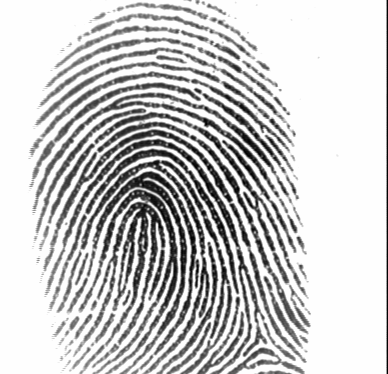
%> input picture BiometricsPPCU2020_lab02/102_6.tif, 388 x 374 px
$ octave fingerprints_out.m   (GNU Octave 9; MATLAB toolbox functions it lacks are replaced by stand-ins)
%> lines starting %> are read from the running program, lines starting %| are printed output that depends on the picture; in (x1, y1, x2, y2) boxes, pixels count from 0 and x2, y2 are one past the last pixel; in counts of white or black regions, pixels touching at a corner belong together; the program's own positions count from 1
### BiometricsPPCU2020_lab02/apply_gabor_kernel.m
function [out_img] = apply_gabor_kernel(in_img, gb_r, gb_i)
    filtered_r = conv2(in_img, gb_r, 'valid');
    filtered_i = conv2(in_img, gb_i, 'valid');
    out_img = sqrt((filtered_r.^2 + filtered_i.^2)/2);
end

%T핦L핹: title(strcat('valami es ', num2str(index), ' resz'))

### BiometricsPPCU2020_lab02/bradley.m
%BRADLEY local thresholding.
%   BW = BRADLEY(IMAGE) performs local thresholding of a two-dimensional
%   array IMAGE with Bradley method. The key idea of the algorithm is that
%   every image's pixel is set to black if its brightness is T percent
%   lower than the average brightness of surrounding pixels in the window
%   of the specified size, otherwise it is set to white.
%
%   BW = BRADLEY(IMAGE, [M N], T, PADDING) performs local
%   thresholding with M-by-N neighbourhood (default is 15-by-15). The
%   default value for T is 10 and can be set in range 0..100. To deal with
%   border pixels the image is padded with one of PADARRAY options (default
%   is 'replicate').
%
%   Example
%   -------
%       imshow(bradley(imread('eight.tif'), [125 125], 10));
%
%   See also PADARRAY, RGB2GRRAY.

%   Contributed by Jan Motl (jan@motl.us)
%   $Revision: 1.1 $  $Date: 2015/04/19 17:03:01 $

function output = bradley(image, varargin)
% Initialization
numvarargs = length(varargin);      % only want 3 optional inputs at most
if numvarargs > 3
    error('myfuns:somefun2Alt:TooManyInputs', ...
     'Possible parameters are: (image, [m n], T, padding)');
end

optargs = {[15 15] 10 'replicate'}; % set defaults

optargs(1:numvarargs) = varargin;   % use memorable variable names
[window, T, padding] = optargs{:};


% Convert to double
image = double(image);

% Local mean
mean = averagefilter(image, window, padding);

% Initialize the output to white color
output = true(size(image));

% Set a pixel to black if the image brightness
% is below (100-T)% of the average neighbourhood brightness
output(image <= mean*(1-T/100)) = 0;
%imshow(image)

### BiometricsPPCU2020_lab02/get_gabor_kernel.m
function [gb_r, gb_i] = get_gabor_kernel(theta, sigma, gamma, lambda)
    [x, y] = meshgrid(-20:20);
    x_th = x*cos(theta)+y*sin(theta);
    y_th = -x*sin(theta)+y*cos(theta);

    gb_r = exp(-(x_th.^2 + gamma^2 * y_th.^2)/(2*sigma^2)) .* cos(2*pi*x_th/lambda);
    gb_i = exp(-(x_th.^2 + gamma^2 * y_th.^2)/(2*sigma^2)) .* sin(2*pi*x_th/lambda);
end

### BiometricsPPCU2020_lab02/fingerprints_out.m
close all;
clear;
clc;

original_img = imread('102_6.tif');
%> original_img is the input picture: size 374x388 uint8; min 1, max 254, mean 201.3
original_img = im2double(original_img);
%> original_img: size 374x388 double
original_img = original_img(:, 1:end-2);
%> original_img: size 374x386 double
img = imgaussfilt(original_img).*0.1; % 0.4 % 0.1
ramp = linspace(0, 0.85, size(img, 2)); % 0.55 % 0.85
%> ramp = 386 values from 0 to 0.85
img = img + repmat(ramp, size(img, 1), 1);

%%{
figure(1);
subplot(1, 2, 1);
imshow(original_img);
title('original image');
subplot(1, 2, 2);
imshow(img);
title('noisy image, this should be processed')
%%}

% ---
% please do not edit the code above, write your solution under this line,
% please handle original_img as unknown
% ---

figure(2);
hold on;
img_gabor = zeros();
for i = 0:7
%> this loop made 8 passes; what is shown inside it comes from the first
    [gb_r, gb_i] = get_gabor_kernel(i/8*pi, 3.8, 1.0, 8.5);
    out_img = apply_gabor_kernel(img, gb_r, gb_i);
    subplot(4, 4, i*2+1); %for the real parts
    imagesc(gb_r);
    title(strcat('real part of Gabor, theta=', num2str(i/8*pi)));
    colormap('gray'), axis equal;
    subplot(4, 4, i*2+2); %for the filtered image
    imagesc(out_img);
    title('result of the specific filtering');
    colormap('gray'), axis equal;
%> after `axis equal`:
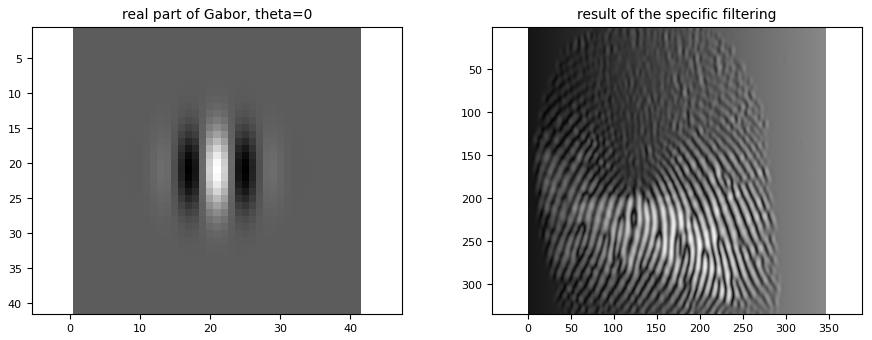
%> figure redrawn from the program's plot data, 2 panels

    img_gabor = img_gabor+out_img;%sum up
end
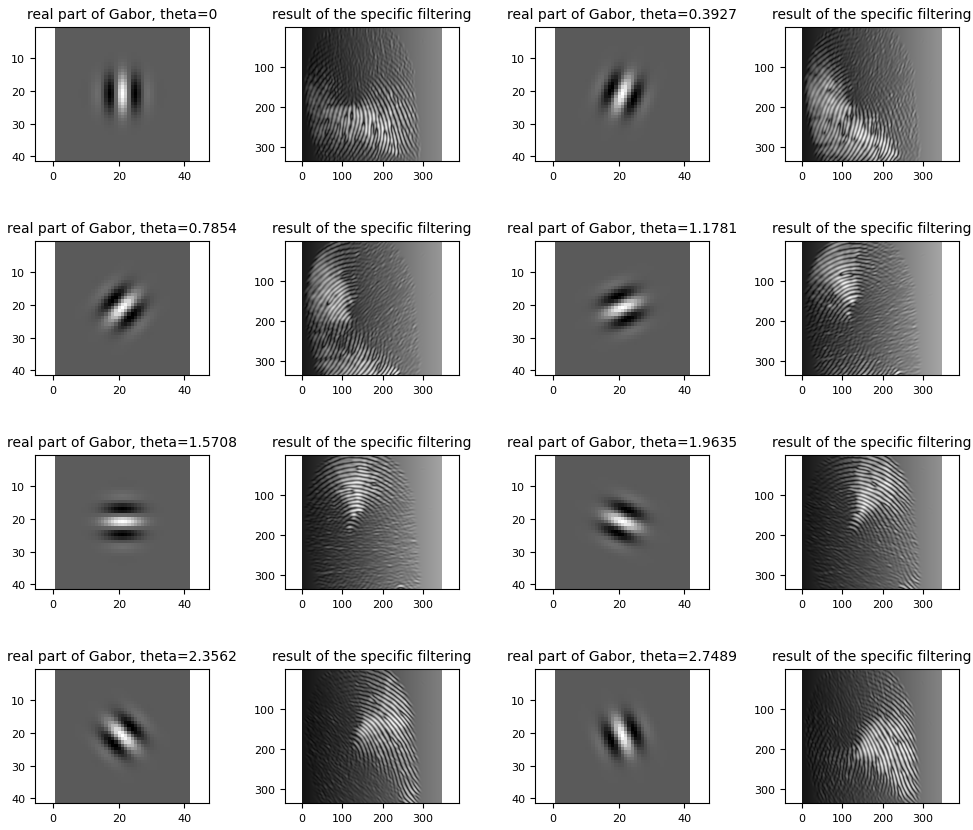
%> figure redrawn from the program's plot data, 16 panels

figure(3);
subplot(1, 2, 1);
imshow(img);
title('noisy input');
subplot(1, 2, 2);
img_gabor = img_gabor/max(img_gabor(:));
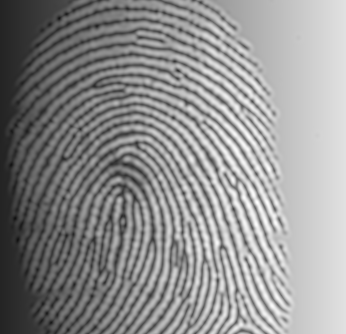
%> img_gabor: size 334x346 double; min 0.0732, max 1, mean 0.565
imshow(img_gabor);
title('Gabor filtered, normalized');

%3/5
FT = fftshift(fft2(img_gabor));
%3/6
M_FT = log(abs(FT)+1);
M_FT = M_FT/max(M_FT(:));
%3/7
FT(160:180, 160:180) = 0;
I = abs(ifft2(ifftshift(FT)));
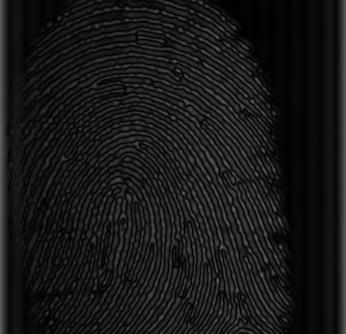
%> I: size 334x346 double; min 0.000104, max 0.419, mean 0.095
%3/8
I_m = imbinarize(I,0.1);
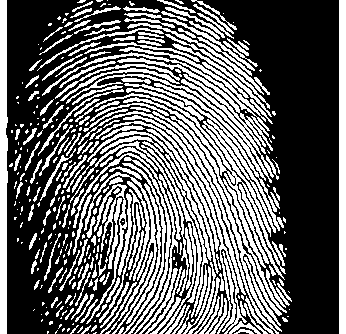
%> I_m: size 334x346 logical; 39.2% white; 361 white regions (163 under 20 px), largest, box (x1, y1, x2, y2) and area: (42, 47, 286, 280) 8275, (78, 111, 279, 334) 3231, (0, 0, 8, 334) 2362
I_m(:, 1:7) = 0;
I_m(:, end-6:end) = 0;
%> I_m: size 334x346 logical; 35.2% white in thin lines or dots, all inside (x1, y1, x2, y2) = (7, 0, 292, 334)
%3/9
I_m_2 = imdilate(I_m, strel('disk', 11, 8));
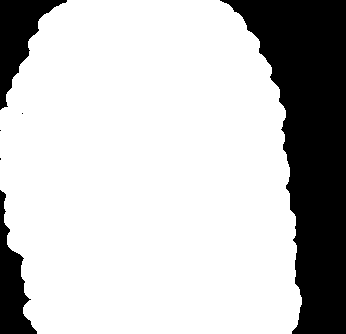
%> I_m_2: size 334x346 logical; 76.8% white; 6 black regions (3 under 20 px), largest, box (x1, y1, x2, y2) and area: (220, 0, 346, 334) 21386, (0, 0, 67, 110) 2929, (0, 190, 37, 334) 2449
%3/10
img_gabor_masked = img_gabor + ~I_m_2;
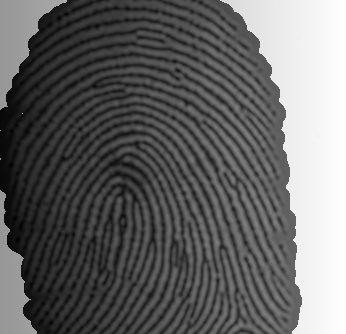
%> img_gabor_masked: size 334x346 double; min 0.0732, max 1.88, mean 0.797; drawn with min black and max white
%3/11
bradley_thresholded = bradley(img_gabor_masked); %default values will be ok.
%> in bradley, `[window, T, padding] = optargs{:};`: window = [15 15]; T = 10; padding = 'replicate'
%> the run ends on the next line
